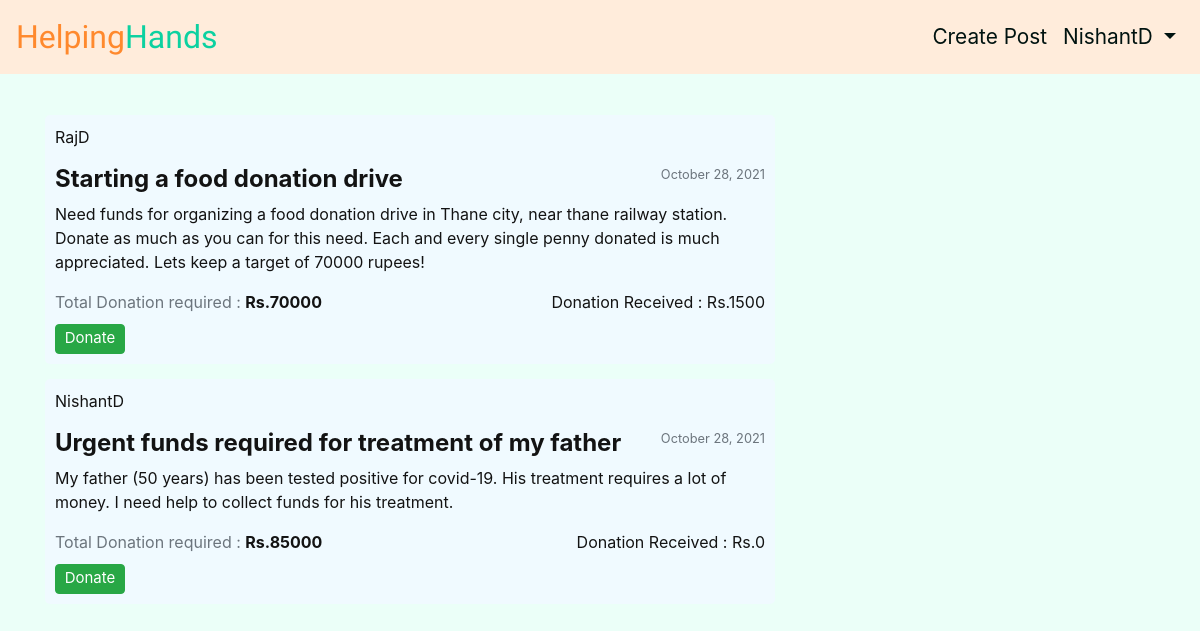
The app's page / (signed in) with its own data.
### hh/models.py (models this page shows, shortened)
class Post(models.Model):
    title = models.CharField(max_length=100)
    content = models.TextField()
    target_amt = models.IntegerField(default=0)
    curr_amt = models.IntegerField(default=0)
    date_posted = models.DateTimeField(default=timezone.now)
    author = models.ForeignKey(User, on_delete=models.CASCADE)

### hh/views.py (the view)
# urls.py: path('', PostListView.as_view() , name='hh-home'),
class PostListView(ListView):
    model = Post
    template_name = 'home.html'
    context_object_name = 'posts'
    ordering = ['-date_posted']

### hh/templates/home.html
 {% extends "layout.html" %}
 {% block content %}
   {% for post in posts %}
      <article class="media content-section post">
         <div class="media-body">
            <p class="mr-2" href="#">{{ post.author }}</p><small class="text-muted float-right ">{{ post.date_posted|date:"F d, Y" }}</small>
            <h4><a class="article-title post-title" href="{% url 'post-detail' post.id %}">{{ post.title }}</a></h4>
            <p class="post-content">{{ post.content }} </p>
            <div class="article-metadata">
               <span class="text-secondary ">Total Donation required : </span><span class="font-weight-bold">Rs.{{ post.target_amt}}</span>
               <span class="float-right">Donation Received : Rs.{{ post.curr_amt }}</span>
            </div>
            {% if user.is_authenticated %}
               <a href="{% url 'transfer' post.id %}" class="btn btn-success donate-btn">Donate</a>
            {% endif %}
         </div>
      </article>
   {% endfor %}
 {% endblock content  %}

### hh/templates/layout.html (shortened to what this page needs)
{% load static %}
<!DOCTYPE html>
<html lang="en">
<head>
    <link rel="stylesheet" href="https://maxcdn.bootstrapcdn.com/bootstrap/4.0.0/css/bootstrap.min.css"
>
    <link rel="stylesheet" type="text/css"  href="{% static 'main.css' %}">
</head>
<body>
    <nav class="navbar navbar-expand-md pt-2 pd-4 fixed-top">
        <a class="navbar-brand logo" href="{% url 'hh-home' %}">Helping<span class="logo-2">Hands</span></a>
        <div class="collapse navbar-collapse" id="navbarNav">
            <div class="navbar-nav">
                {% if user.is_authenticated %}
                <a class="nav-item nav-link" href="{% url 'post-create' %}">Create Post</a>
                <a class="nav-item dropdown nav-link dropdown-toggle" href="#" data-toggle="dropdown" role="button" aria-haspopup="true"
                    aria-expanded="false">
                    {{user.username}}
                </a>
                {% else %}
                <a class="nav-item nav-link" href="{% url 'login' %}">Login</a>
                <a class="nav-item nav-link" href="{% url 'register' %}">Register</a>
                {% endif %}
            </div>
        </div>
    </nav>
    <div class="container main-content">
        <div class="row">
            <div class="col-md-8">
                {% block content %}
                {% endblock %}
             </div>
        </div>
    </div>
</body>
</html>

### hh/static/main.css (style rules this page uses)
body { background-color: #ebfff8 ; color: rgb(19, 19, 19) ; }
nav a { font-size: 1.3em; color: #001310; }
.logo { color: #FF892D; font-family: 'Secular One', sans-serif; font-size: 2rem; }
.logo-2 { color: #0cd1a0 }
.main-content { margin-top: 115px; }
.navbar { background-color: #ffecdb; }
.post { background-color : rgb(240, 250, 255); border-radius : 5px; padding: 10px; margin-bottom: 15px; }
.post-title { color:rgb(19, 19, 19); font-weight: bold; }
.donate-btn { margin-top: 10px; width: 70px; height: 30px; padding: 2px; font-size: 15px; }

### records on screen
Post: author "RajD", date_posted "October 28, 2021", title "Starting a food donation drive", content "Need funds for organizing a food donation drive in Thane city, near thane railway station. Donate as much as you can for this need. Each and every single penny donated is much appreciated. Lets keep a target of 70000 rupees!", target_amt "70000", curr_amt "1500"
Post: author "NishantD", date_posted "October 28, 2021", title "Urgent funds required for treatment of my father", content "My father (50 years) has been tested positive for covid-19. His treatment requires a lot of money. I need help to collect funds for his treatment.", target_amt "85000", curr_amt "0"

### other values on screen
{{ user.username }} "NishantD"
